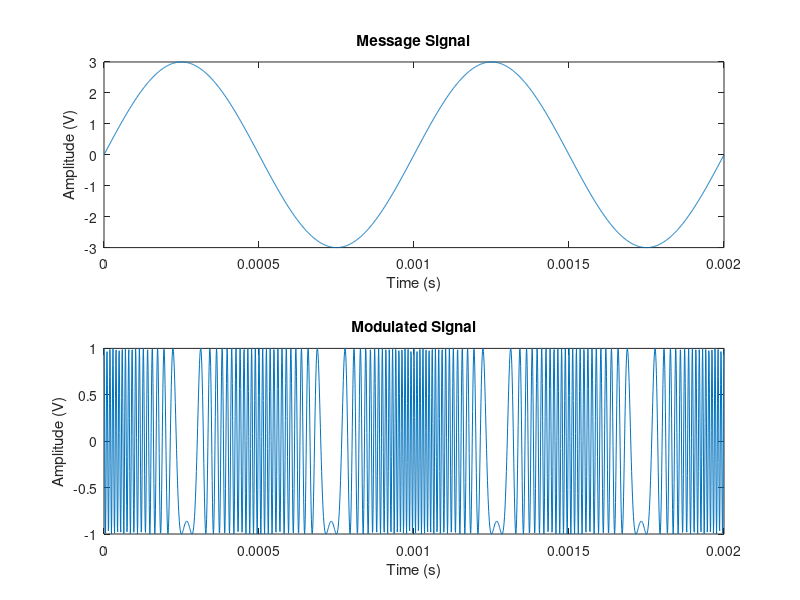

Recreate this plot in MATLAB.
fm = 1000;
fc = 10 * 10 ^ 3;
kp = 10 * pi;
am = 3;
ac = 1;
t = 0:0.000001:2 / fm;

m = am * sin(2 * pi * fm * t);
phi = ac * cos(2 * pi * fc * t + kp * m);
subplot(2, 1, 1);
plot(t, m);
title('Message Signal');
xlabel('Time (s)')
ylabel('Amplitude (V)');
subplot(2, 1, 2);
plot(t, phi);
title('Modulated Signal');
xlabel('Time (s)')
ylabel('Amplitude (V)');